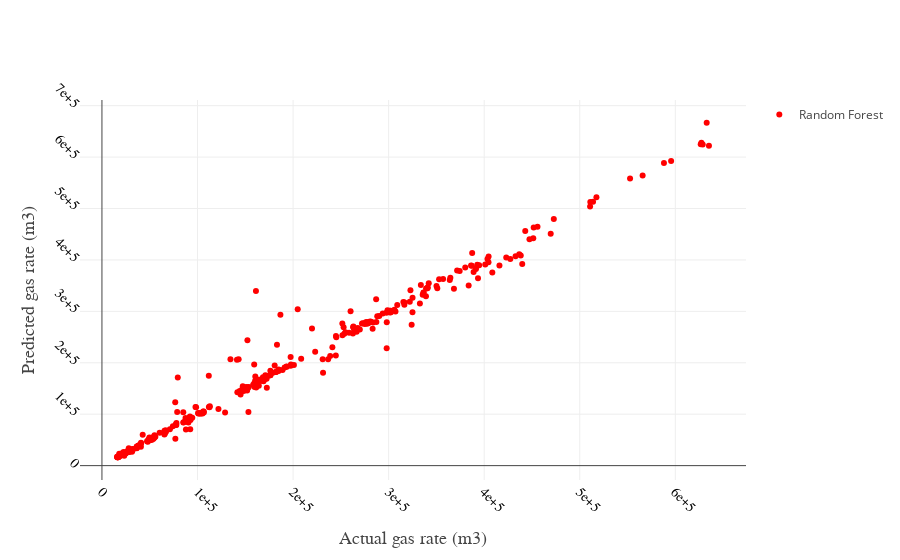

The notebook cell this image was saved under:
### Code cell
y_pred_rf = scaler_y.inverse_transform(model_rf.predict(x_test).reshape(-1,1))
trace1 = go.Scatter(x = y_act.reshape(-1,),
                    y = y_pred_rf.reshape(-1,),
                   name = "Random Forest",
                   mode = 'markers',
                   line=dict(width=10),
                   marker = dict(
                    color = 'rgb(255, 0, 0)'))
data = [trace1]
layout = go.Layout(showlegend = True,
    xaxis=dict(
        title='Actual gas rate (m3)',
        titlefont=dict(
            family='Arial, sans-serif',
            size=18,
            #color='lightgrey'
        ),
        showticklabels=True,
        tickangle=45,
        tickfont=dict(
            family='Old Standard TT, serif',
            size=14,
            color='black'
        ),
        exponentformat='e',
        showexponent='all'
    ),
    yaxis=dict(
        title='Predicted gas rate (m3)',
        titlefont=dict(
            family='Arial, sans-serif',
            size=18,
            #color='lightgrey'
        ),
        showticklabels=True,
        tickangle=45,
        tickfont=dict(
            family='Old Standard TT, serif',
            size=14,
            color='black'
        ),
        exponentformat='e',
        showexponent='all'
    )
)
fig = go.Figure(data=data, layout = layout)
py.iplot(fig)

### Figure 1 — Plotly figure (JSON) as saved in the notebook; plotly's stock layout.template omitted (floating-point values rounded to 4 significant figures; data arrays with more than 128 entries replaced by an {"elided": "..."} marker saying what was removed)
{"data": [{"line": {"width": 10}, "marker": {"color": "rgb(255, 0, 0)"}, "mode": "markers", "name": "Random Forest", "type": "scatter", "uid": "5c2e97dc-29e2-400d-9276-74b5240e7452", "x": {"elided": "355 float values"}, "y": {"elided": "355 float values"}}], "layout": {"showlegend": true, "xaxis": {"exponentformat": "e", "showexponent": "all", "showticklabels": true, "tickangle": 45, "tickfont": {"color": "black", "family": "Old Standard TT, serif", "size": 14}, "title": {"font": {"family": "Arial, sans-serif", "size": 18}, "text": "Actual gas rate (m3)"}}, "yaxis": {"exponentformat": "e", "showexponent": "all", "showticklabels": true, "tickangle": 45, "tickfont": {"color": "black", "family": "Old Standard TT, serif", "size": 14}, "title": {"font": {"family": "Arial, sans-serif", "size": 18}, "text": "Predicted gas rate (m3)"}}}}
